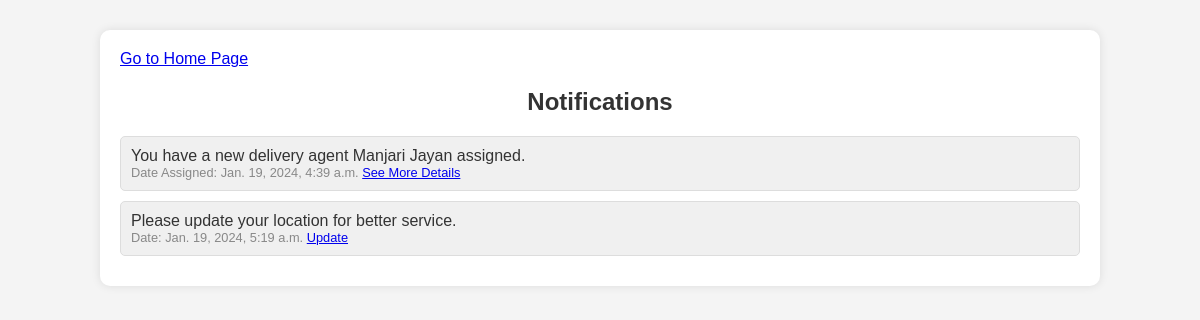
Before: /notifications/ (signed in) with the older database file.
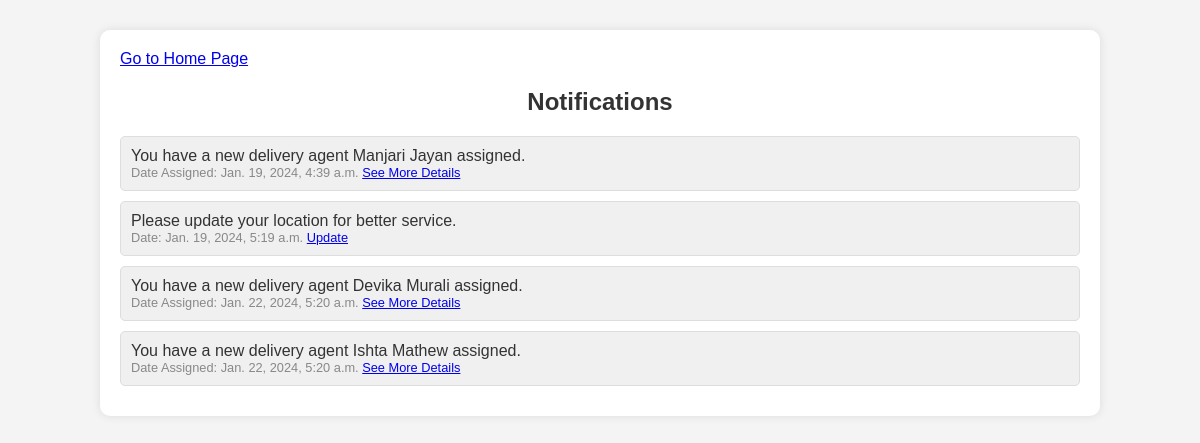
After: the same page with the newer database file.
### dashboard/models.py (models this page shows)
class Notification(models.Model):
    recipient = models.ForeignKey(get_user_model(), on_delete=models.CASCADE)
    delivery_agent = models.ForeignKey(DeliveryAgent, on_delete=models.CASCADE, null=True, blank=True)
    message = models.TextField()
    timestamp = models.DateTimeField(auto_now_add=True)
    is_read = models.BooleanField(default=False)
    notification_type = models.CharField(max_length=50, choices=NOTIFICATION_TYPES,null=True, blank=True)
    def __str__(self):
        return self.message

### dashboard/views.py (the view)
# urls.py: path('notifications/', views.notifications, name='notifications'),
@login_required
def notifications(request):
    user = request.user
    notifications = Notification.objects.filter(recipient=user)
    print(notifications)
    notification_count = notifications.filter(is_read=False).count()
    if 'visited_notifications' not in request.session:
        notifications.filter(is_read=False).update(is_read=True)
        request.session['visited_notifications'] = True
    return render(request, 'notifications.html', {'notifications': notifications,  'notification_count' : notification_count})

### templates/notifications.html (shortened to what this page needs)
<!DOCTYPE html>
<html lang="en">
<head>
</head>
<body>
<div class="notifications-container">
    <a href="{% url 'sellerindex' %}">Go to Home Page</a></p>
    <h2>Notifications</h2>
    {% for notification in notifications %}
        <div class="notification">
            <p>{{ notification.message }}</p>
                {% if notification.notification_type == 'delivery_agent_assignment'  %}
                <p class="date">Date Assigned: {{ notification.timestamp }}
                    <a href="{% url 'delivery_agent_details' delivery_agent_id=notification.delivery_agent.id %}">See More Details</a></p>
                {% elif notification.notification_type == 'other_notification_type' %}
                    <p class="date">Date: {{ notification.timestamp }}
                    <a href="{% url 'editseller' %}">Update</a></p>
                {% else %}
                    <p class="date">Date : {{ notification.timestamp }}
                    <a href="#">Default Action</a></p>
                {% endif %}
        </div>
    {% endfor %}
</div>
</body>
</html>

Changed rows visible on the page:
added Notification: message "You have a new delivery agent Devika Murali assigned.", timestamp "Jan. 22, 2024, 5:20 a.m."
added Notification: message "You have a new delivery agent Ishta Mathew assigned.", timestamp "Jan. 22, 2024, 5:20 a.m."
